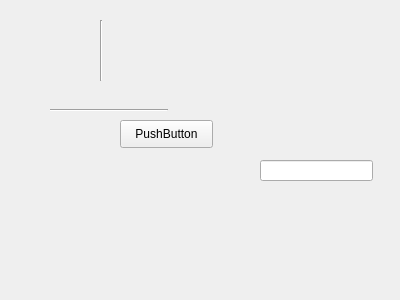
<?xml version="1.0" encoding="UTF-8"?>
<ui version="4.0">
 <class>mywidget</class>
 <widget class="QWidget" name="mywidget">
  <property name="geometry">
   <rect>
    <x>0</x>
    <y>0</y>
    <width>400</width>
    <height>300</height>
   </rect>
  </property>
  <property name="windowTitle">
   <string>mywidget</string>
  </property>
  <widget class="QLineEdit" name="lineEdit">
   <property name="geometry">
    <rect>
     <x>260</x>
     <y>160</y>
     <width>113</width>
     <height>21</height>
    </rect>
   </property>
  </widget>
  <widget class="Line" name="line">
   <property name="geometry">
    <rect>
     <x>50</x>
     <y>100</y>
     <width>118</width>
     <height>20</height>
    </rect>
   </property>
   <property name="orientation">
    <enum>Qt::Horizontal</enum>
   </property>
  </widget>
  <widget class="Line" name="line_2">
   <property name="geometry">
    <rect>
     <x>100</x>
     <y>20</y>
     <width>3</width>
     <height>61</height>
    </rect>
   </property>
   <property name="orientation">
    <enum>Qt::Vertical</enum>
   </property>
  </widget>
  <widget class="QPushButton" name="pushButton">
   <property name="geometry">
    <rect>
     <x>120</x>
     <y>120</y>
     <width>93</width>
     <height>28</height>
    </rect>
   </property>
   <property name="text">
    <string>PushButton</string>
   </property>
  </widget>
 </widget>
 <layoutdefault spacing="6" margin="11"/>
 <resources/>
 <connections/>
</ui>
